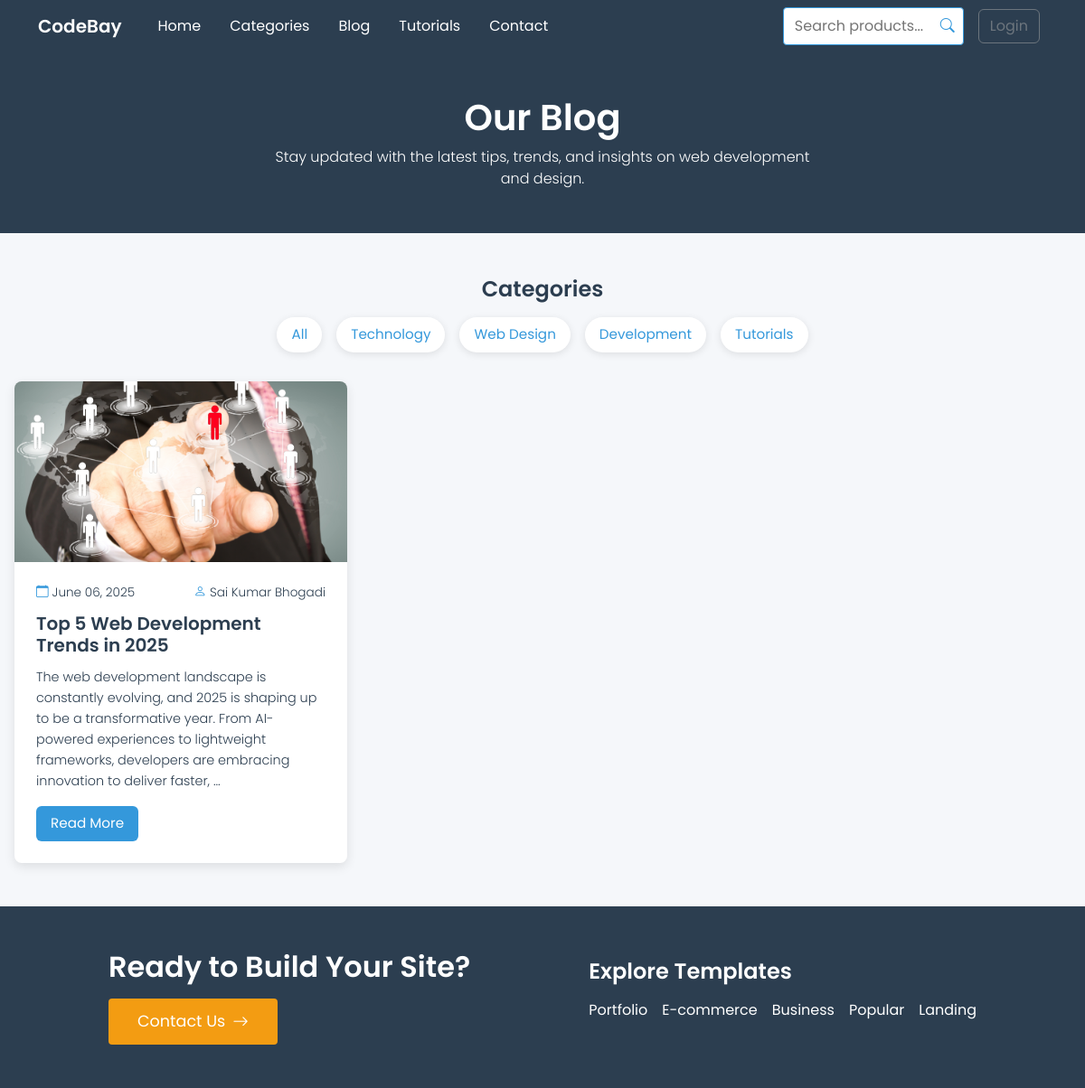
Screenshot of /blog/ with the database file from the repository.
### admin_panel/models.py (models this page shows, shortened)
class BlogPost(models.Model):
    STATUS_CHOICES = (
        ('active', 'Active'),
        ('inactive', 'Inactive'),
    )
    CATEGORY_CHOICES = (
        ('technology', 'Technology'),
        ('web-design', 'Web Design'),
        ('development', 'Development'),
        ('tutorials', 'Tutorials'),
    )
    title = models.CharField(max_length=255)
    slug = models.SlugField(max_length=255, unique=True, blank=True)
    content = models.TextField()
    author = models.ForeignKey(User, on_delete=models.CASCADE, related_name='blog_posts')
    category = models.CharField(max_length=50, choices=CATEGORY_CHOICES)
    status = models.CharField(max_length=20, choices=STATUS_CHOICES, default='inactive')
    featured_image = models.ImageField(upload_to='uploads/blog_images/', blank=True, null=True)
    created_at = models.DateTimeField(default=timezone.now)
    updated_at = models.DateTimeField(auto_now=True)
    class Meta:
        ordering = ['-created_at']
    def get_absolute_url(self):
        return reverse('codebay_app:blog_detail', kwargs={'blog_slug': self.slug})

### codebay_app/models.py (models this page shows, shortened)
class User(AbstractBaseUser, PermissionsMixin):
    email = models.EmailField(unique=True)
    full_name = models.CharField(max_length=255)
    is_active = models.BooleanField(default=True)
    is_staff = models.BooleanField(default=False)
    bio = models.TextField(blank=True, default="")
    date_joined = models.DateTimeField(default=timezone.now)
    objects = UserManager()
    USERNAME_FIELD = 'email'
    REQUIRED_FIELDS = ['full_name']

### codebay_app/views.py (the view)
# urls.py: 2. Add a URL to urlpatterns:  path('blog/', include('blog.urls'))
def blog(request):
    category_filter = request.GET.get('category', 'all')
    blog_posts = BlogPost.objects.filter(status='active')
    if category_filter != 'all':
        blog_posts = blog_posts.filter(category=category_filter)
    paginator = Paginator(blog_posts, 12)
    page_number = request.GET.get('page')
    page_obj = paginator.get_page(page_number)
    categories = BlogPost.CATEGORY_CHOICES
    return render(request, 'codebay_app/blog.html', {
        'blog_posts': page_obj,
        'categories': categories,
        'category_filter': category_filter,
    })

### codebay_app/templates/codebay_app/blog.html (shortened to what this page needs)
{% extends 'codebay_app/base.html' %}
{% block content %}
<section class="blog-header">
  <div class="blog-header-content">
    <h2 class="blog-title">Our Blog</h2>
    <p class="blog-description">
      Stay updated with the latest tips, trends, and insights on web development and design.
    </p>
  </div>
</section>
<section class="blog-section">
  <div class="blog-container">
    <div class="categories">
      <h3>Categories</h3>
      <div class="category-list">
        <a href="{% url 'codebay_app:blog' %}?category=all" class="category-item">All</a>
        {% for category_value, category_name in categories %}
          <a href="{% url 'codebay_app:blog' %}?category={{ category_value }}" class="category-item">{{ category_name }}</a>
        {% endfor %}
      </div>
    </div>
    <div class="blog-posts">
      {% for blog in blog_posts %}
        <article class="blog-post">
          {% if blog.featured_image %}
            <img src="{{ blog.featured_image.url }}" alt="{{ blog.title }}" class="blog-post-image">
          {% else %}
            <img src="https://via.placeholder.com/500x200?text=No+Image" alt="{{ blog.title }}" class="blog-post-image">
          {% endif %}
          <div class="blog-post-content">
            <div class="blog-post-meta">
              <span><i class="bi bi-calendar"></i>{{ blog.created_at|date:"F d, Y" }}</span>
              <span><i class="bi bi-person"></i>{{ blog.author.full_name|default:blog.author.email }}</span>
            </div>
            <h3 class="blog-post-title"><a href="{{ blog.get_absolute_url }}">{{ blog.title }}</a></h3>
            <p class="blog-post-excerpt">
              {{ blog.content|truncatewords:30 }}
            </p>
            <a href="{{ blog.get_absolute_url }}" class="blog-post-read-more">Read More</a>
          </div>
        </article>
      {% empty %}
        <p style="text-align: center; grid-column: 1 / -1;">No blog posts found.</p>
      {% endfor %}
    </div>
  </div>
</section>
{% endblock %}

### codebay_app/static/css/main.css (style rules this page uses)
body { font-family: 'Poppins', sans-serif; background-color: #FFFFFF; color: #333333; }

### codebay_app/templates/codebay_app/blog.html (style rules this page uses)
body { font-family: 'Poppins', sans-serif; background-color: #F5F7FA; color: #2C3E50; margin: 0; padding: 0; }
.blog-header { background-color: #2C3E50; padding: 3rem 0; text-align: center; color: #FFFFFF; animation: fadeIn 1s ease-in; }
.blog-title { font-weight: 600; font-size: 2.5rem; margin-bottom: 0.5rem; }
.blog-description { font-size: 1rem; font-weight: 300; max-width: 600px; margin: 0 auto; }
.blog-section { padding: 3rem 0; }
.blog-container { max-width: 1200px; margin: 0 auto; padding: 0 1rem; }
.categories { margin-bottom: 2rem; text-align: center; animation: fadeIn 1s ease-in 0.2s; animation-fill-mode: both; }
.categories h3 { font-weight: 600; font-size: 1.5rem; color: #2C3E50; margin-bottom: 1rem; }
.category-list { display: flex; justify-content: center; gap: 1rem; flex-wrap: wrap; }
.category-item { padding: 0.5rem 1rem; font-size: 0.95rem; color: #3498DB; background-color: #FFFFFF; border-radius: 20px; text-decoration: none; transition: background-color 0.3s ease, color 0.3s ease; box-shadow: 0 2px 8px rgba(0, 0, 0, 0.1); }
.blog-posts { display: grid; grid-template-columns: repeat(3, 1fr); gap: 2rem; animation: fadeIn 1s ease-in 0.3s; animation-fill-mode: both; justify-items: center; }
.blog-post { width: 100%; max-width: 400px; background-color: #FFFFFF; border-radius: 8px; box-shadow: 0 4px 12px rgba(0, 0, 0, 0.1); overflow: hidden; transition: transform 0.3s ease, box-shadow 0.3s ease; }
.blog-post-image { width: 100%; height: 200px; object-fit: cover; }
.blog-post-content { padding: 1.5rem; }
.blog-post-meta { display: flex; justify-content: space-between; font-size: 0.85rem; color: #2C3E50; margin-bottom: 0.75rem; font-weight: 300; }
.blog-post-meta i { margin-right: 0.25rem; color: #3498DB; }
.blog-post-title { font-weight: 600; font-size: 1.25rem; color: #2C3E50; margin-bottom: 0.75rem; }
.blog-post-title a { color: #2C3E50; text-decoration: none; transition: color 0.3s ease; }
.blog-post-excerpt { font-size: 0.9rem; color: #2C3E50; line-height: 1.6; margin-bottom: 1rem; font-weight: 300; }
.blog-post-read-more { display: inline-block; padding: 0.5rem 1rem; font-size: 0.95rem; color: #FFFFFF; background-color: #3498DB; border-radius: 6px; text-decoration: none; transition: background-color 0.3s ease, transform 0.1s ease; }

### rows the page displays
BlogPost: featured_image (picture), created_at "June 06, 2025", author.full_name "Sai Kumar Bhogadi", title "Top 5 Web Development Trends in 2025", content "The web development landscape is constantly evolving, and 2025 is shaping up to be a transformative year. From AI-powered experiences to lightweight frameworks, developers are embracing innovation to deliver faster, …"

### other values shown
{{ category_name }} "Technology" "Web Design" "Development" "Tutorials"
